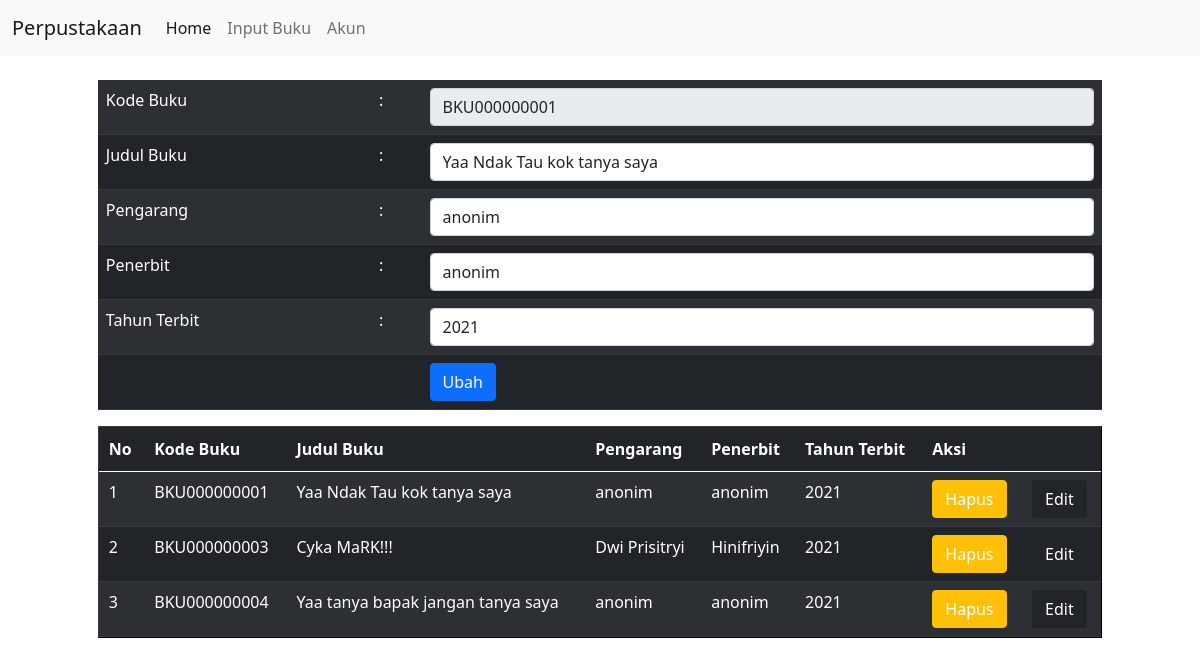
/input-buku.php?menu=dashboard&edit&id=12, run on the app's committed database.
### tables this page shows
CREATE TABLE `buku` (
  `id_buku` int(20) NOT NULL,
  `kode_buku` varchar(100) NOT NULL,
  `judul` varchar(500) NOT NULL,
  `pengarang` varchar(500) NOT NULL,
  `penerbit` varchar(500) NOT NULL,
  `tahun_terbit` int(5) NOT NULL
);

### library/controller.php (called while the page is built, shortened)
<?php
class controller{
    function tampil($con, $tabel)
    {
        $sql = "SELECT * FROM $tabel";
        $jalan = mysqli_query($con, $sql);
        while($data = mysqli_fetch_assoc($jalan))
            $isi[] = $data;
            return @$isi;
    }
    function edit($con, $tabel, $where)
    {
        $sql = "SELECT * FROM $tabel WHERE $where";
        $jalan = mysqli_query($con, $sql);
        $tampung = mysqli_fetch_assoc($jalan);
        return $tampung;
    }
}
?>

### input-buku.php (the view, shortened to what this page needs)
<?php
    include "config/koneksi.php";
    include "library/controller.php";
    $go = new controller();
    $tabel = "buku";
    @$where = "id_buku = $_GET[id]";
    $query = mysqli_query($con, "SELECT max(kode_buku) as kode_buku FROM buku");
    @$data = mysqli_fetch_array($query);
    @$kodeBarang = $data['kode_buku'];
    $urutan = (int) substr($kodeBarang, 9, 9);
    $urutan++;
    $huruf = "BKU";
    $kodeBarang = $huruf . sprintf("%09s", $urutan);
    if(isset($_GET['edit'])){
        $edit = $go->edit($con, $tabel, $where);
    }
?>
<!doctype html>
<html lang="en">
<head>
    <link href="https://cdn.jsdelivr.net/npm/bootstrap@5.0.0-beta3/dist/css/bootstrap.min.css" rel="stylesheet">
    <link rel="stylesheet" href="https://cdn.datatables.net/1.10.24/css/jquery.dataTables.min.css">
</head>
<body>
<nav class="navbar navbar-expand-lg navbar-light bg-light">
  <div class="container-fluid">
    <a class="navbar-brand" href="#">Perpustakaan</a>
    <div class="collapse navbar-collapse" id="navbarNav">
      <ul class="navbar-nav">
        <li class="nav-item">
          <a class="nav-link active" aria-current="page" href="dashboard.php">Home</a>
        </li>
        <li class="nav-item">
          <a class="nav-link" href="input-buku.php">Input Buku</a>
        </li>
        <li class="nav-item">
          <a class="nav-link" href="user.php">Akun</a>
        </li>
      </ul>
    </div>
  </div>
</nav>
    <div class="container">
    <br>
    <form method="post" class="mx-auto pb-5">
            <table align="center" class="table table-dark table-striped" style="width:90%">
                <tr>
                    <td>Kode Buku</td>
                    <td>:</td>
                    <td><input class="form-control" type="text" name="Kode_buku" value="<?php if(@$edit['kode_buku']==null){echo $kodeBarang;}else{ echo @$edit['kode_buku'];}?>" readonly></td>
                </tr>
                <tr>
                    <td>Judul Buku</td>
                    <td>:</td>
                    <td><input class="form-control" type="text" name="Judul" value="<?php echo @$edit['judul'] ?>" required></td>
                </tr>
                <tr>
                    <td>Pengarang</td>
                    <td>:</td>
                    <td><input class="form-control" type="text" name="Pengarang" value="<?php echo @$edit['pengarang'] ?>" required></td>
                </tr>
                <tr>
                    <td>Penerbit</td>
                    <td>:</td>
                    <td><input class="form-control" type="text" name="Penerbit" value="<?php echo @$edit['penerbit'] ?>" required></td>
                </tr>
                <tr>
                    <td>Tahun Terbit</td>
                    <td>:</td>
                    <td><input class="form-control" type="text" name="Tahun_terbit" value="<?php echo @$edit['tahun_terbit'] ?>" required></td>
                </tr>
                <tr>
                    <td></td>
                    <td></td>
                    <td>
                        <?php if(@$_GET['id']==""){ ?>
                                <button class="btn btn-primary col-6 mt-3" type="submit" name="simpan" value="SIMPAN">Simpan</button>
                            <?php }else{?>
                                <button class="btn btn-primary" type="submit" name="ubah" value="UBAH">Ubah</button>
                            <?php } ?>
                    </td>
                </tr>
            </table>
            <table align="center" border="1" id="tabel-data" class="table table-dark table-striped" style="width:90%">
                <thead>
                    <tr>
                        <th>No</th>
                        <th>Kode Buku</th>
                        <th>Judul Buku</th>
                        <th>Pengarang</th>
                        <th>Penerbit</th>
                        <th>Tahun Terbit</th>
                        <th colspan="2">Aksi</th>
                    </tr>
                </thead>
                <tbody>
                    <?php
                        $data = $go->tampil($con, $tabel);
                        $no = 0;
                        if($data==""){
                            echo "<tr><td colspan = '4'>No Record</td></tr>";
                        }else{
                        foreach($data as $r){
                        $no++
                    ?>
                    <tr>
                        <td><?php echo $no; ?></td>
                        <td><?php echo $r['kode_buku'] ?></td>
                        <td><?php echo $r['judul'] ?></td>
                        <td><?php echo $r['pengarang'] ?></td>
                        <td><?php echo $r['penerbit'] ?></td>
                        <td><?php echo $r['tahun_terbit'] ?></td>
                        <td><button type="submit" class="btn btn-warning"><a style="text-decoration:none; color:white" href="?menu=dashboard&hapus&id=<?php echo $r['id_buku'] ?>" onclick="return confirm('Hapus Data?')">Hapus</a></button></td>
                        <td><button type="submit" class="btn btn-dark"><a style="text-decoration:none; color:white; hover" href="?menu=dashboard&edit&id=<?php echo $r['id_buku'] ?>">Edit</a></button></td>
                    </tr>
                    <?php }  } ?>
                </tbody>
            </table>
        </form>
    </div>
</body>
</html>

### data on the page
buku: Kode_buku "BKU000000001", Judul "Yaa Ndak Tau kok tanya saya", Pengarang "anonim", Penerbit "anonim", Tahun_terbit "2021", kode_buku "BKU000000001", judul "Yaa Ndak Tau kok tanya saya", pengarang "anonim", penerbit "anonim", tahun_terbit "2021"
buku: kode_buku "BKU000000003", judul "Cyka MaRK!!!", pengarang "Dwi Prisitryi", penerbit "Hinifriyin", tahun_terbit "2021"
buku: kode_buku "BKU000000004", judul "Yaa tanya bapak jangan tanya saya", pengarang "anonim", penerbit "anonim", tahun_terbit "2021"
